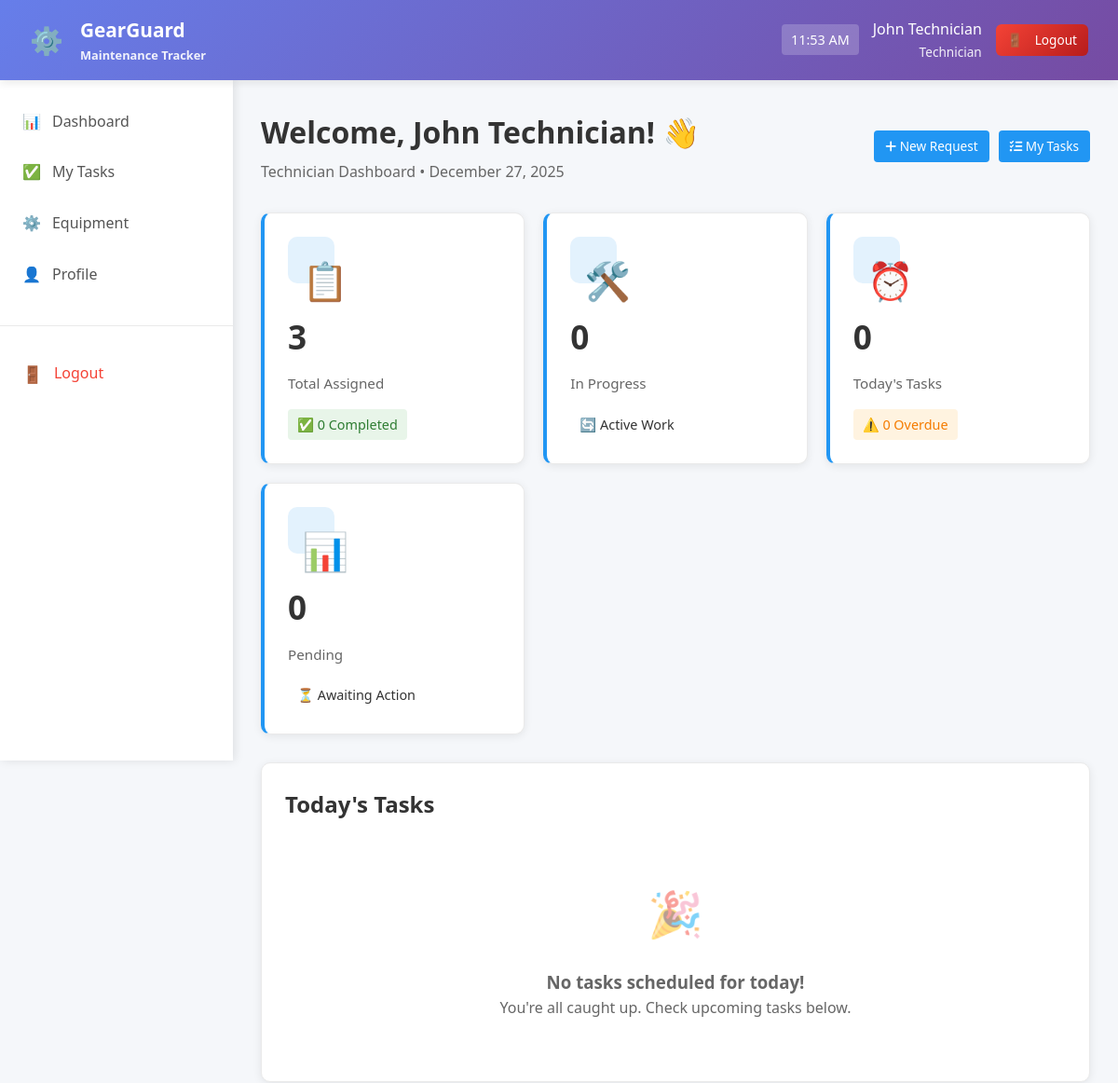
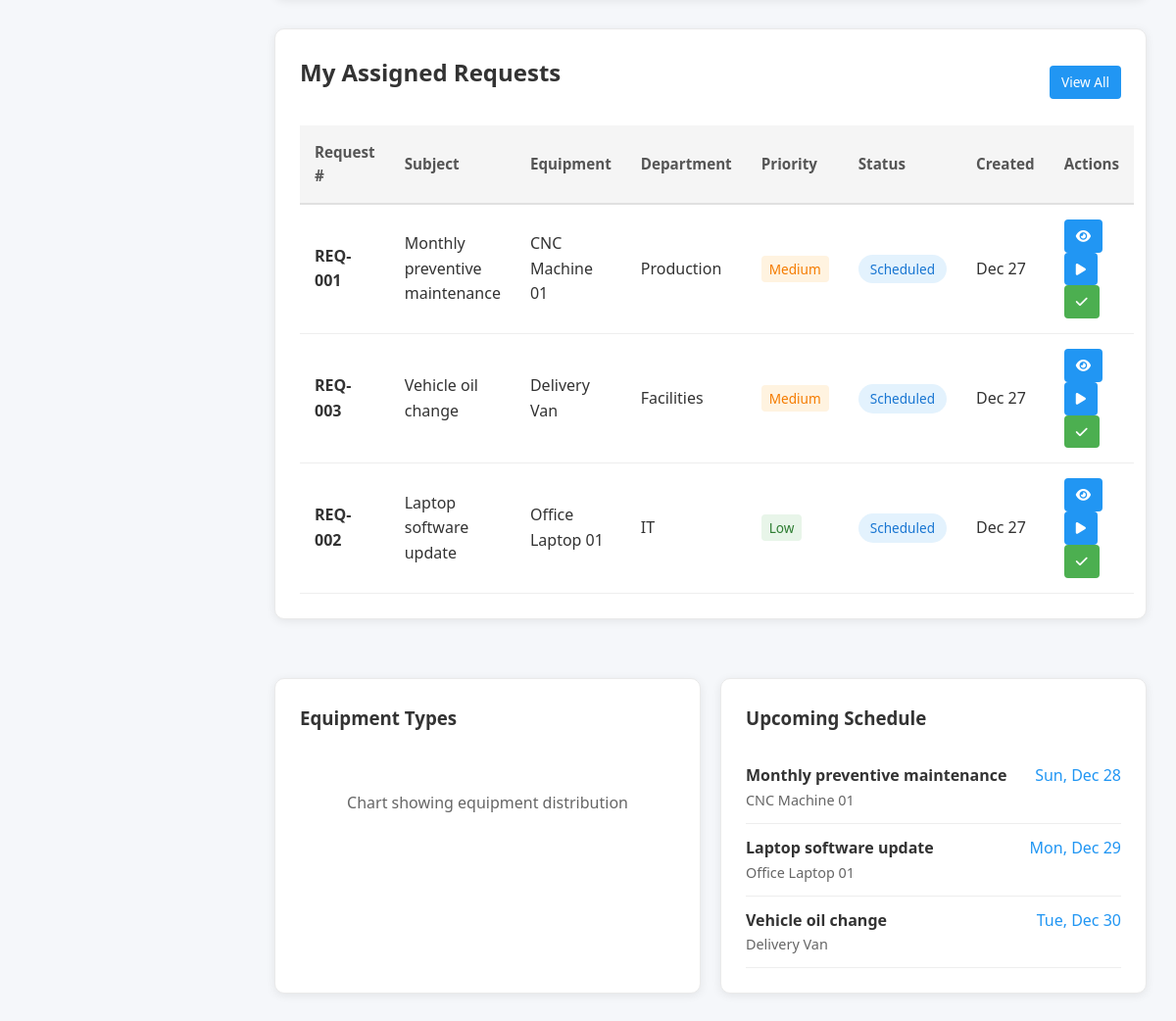
The app's page /technician/technician.php (signed in) with its own data (2 pictures, top to bottom).
### tables this page shows
CREATE TABLE `maintenance_requests` (
  `id` int(11) NOT NULL,
  `request_number` varchar(50) DEFAULT NULL,
  `subject` varchar(200) NOT NULL,
  `description` text DEFAULT NULL,
  `equipment_id` int(11) NOT NULL,
  `type` varchar(20) DEFAULT 'Corrective',
  `priority` varchar(20) DEFAULT 'Medium',
  `status` varchar(20) DEFAULT 'New',
  `scheduled_date` date DEFAULT NULL,
  `duration_hours` int(11) DEFAULT NULL,
  `estimated_cost` decimal(10,2) DEFAULT NULL,
  `actual_cost` decimal(10,2) DEFAULT NULL,
  `completion_date` date DEFAULT NULL,
  `assigned_to` int(11) DEFAULT NULL,
  `created_by` int(11) DEFAULT NULL,
  `created_at` timestamp NOT NULL DEFAULT current_timestamp(),
  `updated_at` timestamp NOT NULL DEFAULT current_timestamp() ON UPDATE current_timestamp()
);

CREATE TABLE `equipment` (
  `id` int(11) NOT NULL,
  `name` varchar(200) NOT NULL,
  `serial_number` varchar(100) DEFAULT NULL,
  `category_id` int(11) DEFAULT NULL,
  `department_id` int(11) DEFAULT NULL,
  `location` varchar(200) DEFAULT NULL,
  `status` varchar(20) DEFAULT 'active',
  `notes` text DEFAULT NULL,
  `created_at` timestamp NOT NULL DEFAULT current_timestamp(),
  `purchase_date` date DEFAULT NULL,
  `warranty_date` date DEFAULT NULL,
  `maintenance_team_id` int(11) DEFAULT NULL,
  `created_by` int(11) DEFAULT NULL
);

CREATE TABLE `departments` (
  `id` int(11) NOT NULL,
  `name` varchar(100) NOT NULL,
  `description` text DEFAULT NULL,
  `status` enum('active','inactive') DEFAULT 'active',
  `created_at` timestamp NOT NULL DEFAULT current_timestamp()
);

### technician/technician.php (the view, shortened to what this page needs)
<?php
require_once '../includes/db_connect.php';
$user_id = $_SESSION['user_id'];
$user_name = $_SESSION['full_name'];
$stats = [
    'total_assigned' => 0,
    'in_progress' => 0,
    'completed' => 0,
    'pending' => 0,
    'today_tasks' => 0,
    'overdue' => 0
];
$query = "SELECT
    COUNT(*) as total_assigned,
    SUM(CASE WHEN status = 'In Progress' THEN 1 ELSE 0 END) as in_progress,
    SUM(CASE WHEN status = 'Completed' THEN 1 ELSE 0 END) as completed,
    SUM(CASE WHEN status = 'New' THEN 1 ELSE 0 END) as pending,
    SUM(CASE WHEN DATE(scheduled_date) = CURDATE() THEN 1 ELSE 0 END) as today_tasks,
    SUM(CASE WHEN scheduled_date < CURDATE() AND status NOT IN ('Completed', 'Cancelled') THEN 1 ELSE 0 END) as overdue
    FROM maintenance_requests
    WHERE assigned_to = ?";
$stmt = mysqli_prepare($conn, $query);
mysqli_stmt_bind_param($stmt, 'i', $user_id);
mysqli_stmt_execute($stmt);
$result = mysqli_stmt_get_result($stmt);
if ($row = mysqli_fetch_assoc($result)) {
    $stats = $row;
}
$recent_requests = [];
$recent_query = "SELECT mr.*, e.name as equipment_name, e.location,
                        d.name as department_name
                 FROM maintenance_requests mr
                 LEFT JOIN equipment e ON mr.equipment_id = e.id
                 LEFT JOIN departments d ON e.department_id = d.id
                 WHERE mr.assigned_to = ?
                 ORDER BY mr.priority DESC, mr.created_at DESC
                 LIMIT 10";
$recent_stmt = mysqli_prepare($conn, $recent_query);
mysqli_stmt_bind_param($recent_stmt, 'i', $user_id);
mysqli_stmt_execute($recent_stmt);
$recent_result = mysqli_stmt_get_result($recent_stmt);
while ($row = mysqli_fetch_assoc($recent_result)) {
    $recent_requests[] = $row;
}
$today_tasks = [];
?>
<!DOCTYPE html>
<html lang="en">
<head>
    <link rel="stylesheet" href="../css/style.css">
    <link rel="stylesheet" href="https://cdnjs.cloudflare.com/ajax/libs/font-awesome/6.0.0/css/all.min.css">
</head>
<body>
    <?php include '../includes/header.php'; ?>
    <div class="container">
        <?php include '../includes/sidebartec.php'; ?>
        <main class="main-content">
            <div class="welcome-header">
                <div class="welcome-message">
                    <h1>Welcome, <?php echo htmlspecialchars($user_name); ?>! 👋</h1>
                    <p>Technician Dashboard • <?php echo date('F j, Y'); ?></p>
                </div>
                <div class="quick-actions">
                    <a href="create_request.php" class="action-btn">
                        <i class="fas fa-plus"></i> New Request
                    </a>
                    <a href="my_tasks.php" class="action-btn">
                        <i class="fas fa-tasks"></i> My Tasks
                    </a>
                </div>
            </div>
            <div class="dashboard-cards">
                <div class="card">
                    <div class="card-icon">
                        📋
                    </div>
                    <h3><?php echo $stats['total_assigned']; ?></h3>
                    <p>Total Assigned</p>
                    <div class="sub-stat success">
                        ✅ <?php echo $stats['completed']; ?> Completed
                    </div>
                </div>
                <div class="card">
                    <div class="card-icon">
                        🛠️
                    </div>
                    <h3><?php echo $stats['in_progress']; ?></h3>
                    <p>In Progress</p>
                    <div class="sub-stat">
                        🔄 Active Work
                    </div>
                </div>
                <div class="card">
                    <div class="card-icon">
                        ⏰
                    </div>
                    <h3><?php echo $stats['today_tasks']; ?></h3>
                    <p>Today's Tasks</p>
                    <div class="sub-stat warning">
                        ⚠️ <?php echo $stats['overdue']; ?> Overdue
                    </div>
                </div>
                <div class="card">
                    <div class="card-icon">
                        📊
                    </div>
                    <h3><?php echo $stats['pending']; ?></h3>
                    <p>Pending</p>
                    <div class="sub-stat">
                        ⏳ Awaiting Action
                    </div>
                </div>
            </div>
            <div class="table-container">
                <h2>Today's Tasks</h2>
                <?php if (!empty($today_tasks)): ?>
                    <table class="table">
                        <thead>
                            <tr>
                                <th>Request #</th>
                                <th>Subject</th>
                                <th>Equipment</th>
                                <th>Priority</th>
                                <th>Status</th>
                                <th>Scheduled</th>
                                <th>Actions</th>
                            </tr>
                        </thead>
                        <tbody>
                            <?php foreach ($today_tasks as $task):
                                $status_class = 'status-' . strtolower(str_replace(' ', '-', $task['status']));
                                $priority_class = 'priority-' . strtolower($task['priority']);
                                $row_class = '';
                                if (strtotime($task['scheduled_date']) < strtotime('today')) {
                                    $row_class = 'overdue-highlight';
                                }
                            ?>
                            <tr class="<?php echo $row_class; ?>">
                                <td>
                                    <strong><?php echo htmlspecialchars($task['request_number']); ?></strong>
                                </td>
                                <td><?php echo htmlspecialchars($task['subject']); ?></td>
                                <td><?php echo htmlspecialchars($task['equipment_name']); ?></td>
                                <td>
                                    <span class="priority-badge <?php echo $priority_class; ?>">
                                        <?php echo $task['priority']; ?>
                                    </span>
                                </td>
                                <td>
                                    <span class="status-badge <?php echo $status_class; ?>">
                                        <?php echo $task['status']; ?>
                                    </span>
                                </td>
                                <td><?php echo date('h:i A', strtotime($task['scheduled_date'])); ?></td>
                                <td>
                                    <a href="view_request.php?id=<?php echo $task['id']; ?>" class="action-btn">
                                        <i class="fas fa-eye"></i> View
                                    </a>
                                    <?php if ($task['status'] !== 'Completed'): ?>
                                        <a href="update_status.php?id=<?php echo $task['id']; ?>&status=In Progress" class="action-btn">
                                            <i class="fas fa-play"></i> Start
                                        </a>
                                    <?php endif; ?>
                                </td>
                            </tr>
                            <?php endforeach; ?>
                        </tbody>
                    </table>
                <?php else: ?>
                    <div class="empty-state">
                        <div class="empty-icon">🎉</div>
                        <h3>No tasks scheduled for today!</h3>
                        <p>You're all caught up. Check upcoming tasks below.</p>
                    </div>
                <?php endif; ?>
            </div>
            <div class="table-container">
                <div style="display: flex; justify-content: space-between; align-items: center; margin-bottom: 15px;">
                    <h2>My Assigned Requests</h2>
                    <a href="my_tasks.php" class="action-btn">View All</a>
                </div>
                <?php if (!empty($recent_requests)): ?>
                    <table class="table">
                        <thead>
                            <tr>
                                <th>Request #</th>
                                <th>Subject</th>
                                <th>Equipment</th>
                                <th>Department</th>
                                <th>Priority</th>
                                <th>Status</th>
                                <th>Created</th>
                                <th>Actions</th>
                            </tr>
                        </thead>
                        <tbody>
                            <?php foreach ($recent_requests as $request):
                                $status_class = 'status-' . strtolower(str_replace(' ', '-', $request['status']));
                                $priority_class = 'priority-' . strtolower($request['priority']);
                                $row_class = '';
                            ?>
                            <tr class="<?php echo $row_class; ?>">
                                <td>
                                    <strong><?php echo htmlspecialchars($request['request_number']); ?></strong>
                                </td>
                                <td><?php echo htmlspecialchars($request['subject']); ?></td>
                                <td><?php echo htmlspecialchars($request['equipment_name']); ?></td>
                                <td><?php echo htmlspecialchars($request['department_name'] ?? 'N/A'); ?></td>
                                <td>
                                    <span class="priority-badge <?php echo $priority_class; ?>">
                                        <?php echo $request['priority']; ?>
                                    </span>
                                </td>
                                <td>
                                    <span class="status-badge <?php echo $status_class; ?>">
                                        <?php echo $request['status']; ?>
                                    </span>
                                </td>
                                <td><?php echo date('M d', strtotime($request['created_at'])); ?></td>
                                <td>
                                    <a href="view_request.php?id=<?php echo $request['id']; ?>" class="action-btn" style="margin-right: 5px;">
                                        <i class="fas fa-eye"></i>
                                    </a>
                                    <?php if ($request['status'] !== 'Completed'): ?>
                                        <a href="update_status.php?id=<?php echo $request['id']; ?>&status=In Progress" class="action-btn" style="margin-right: 5px;">
                                            <i class="fas fa-play"></i>
                                        </a>
                                        <a href="update_status.php?id=<?php echo $request['id']; ?>&status=Completed" class="action-btn complete">
                                            <i class="fas fa-check"></i>
                                        </a>
                                    <?php endif; ?>
                                </td>
                            </tr>
                            <?php endforeach; ?>
                        </tbody>
                    </table>
                <?php endif; ?>
            </div>
            <div style="display: grid; grid-template-columns: repeat(auto-fit, minmax(300px, 1fr)); gap: 20px;">
                <div class="table-container">
                    <h3>Equipment Types</h3>
                    <div id="equipmentChart" style="height: 200px; margin-top: 20px;">
                        <p style="color: #666; text-align: center; padding: 40px 0;">
                            Chart showing equipment distribution
                        </p>
                    </div>
                </div>
                <div class="table-container">
                    <h3>Upcoming Schedule</h3>
                    <div style="margin-top: 20px;">
                        <?php
                        require_once '../includes/db_connect.php';
                        $upcoming_query = "SELECT mr.subject, e.name as equipment_name, mr.scheduled_date
                                          FROM maintenance_requests mr
                                          LEFT JOIN equipment e ON mr.equipment_id = e.id
                                          WHERE mr.assigned_to = ?
                                          AND mr.scheduled_date BETWEEN CURDATE() AND DATE_ADD(CURDATE(), INTERVAL 7 DAY)
                                          AND mr.status NOT IN ('Completed', 'Cancelled')
                                          ORDER BY mr.scheduled_date
                                          LIMIT 5";
                        $upcoming_stmt = mysqli_prepare($conn, $upcoming_query);
                        mysqli_stmt_bind_param($upcoming_stmt, 'i', $user_id);
                        mysqli_stmt_execute($upcoming_stmt);
                        $upcoming_result = mysqli_stmt_get_result($upcoming_stmt);
                        if (mysqli_num_rows($upcoming_result) > 0): ?>
                            <ul style="list-style: none; padding: 0;">
                                <?php while ($upcoming = mysqli_fetch_assoc($upcoming_result)): ?>
                                <li style="padding: 12px 0; border-bottom: 1px solid #eee; display: flex; justify-content: space-between;">
                                    <div>
                                        <strong><?php echo htmlspecialchars($upcoming['subject']); ?></strong>
                                        <div style="color: #666; font-size: 0.9rem;"><?php echo htmlspecialchars($upcoming['equipment_name']); ?></div>
                                    </div>
                                    <div style="color: #2196F3; font-weight: 500;">
                                        <?php echo date('D, M j', strtotime($upcoming['scheduled_date'])); ?>
                                    </div>
                                </li>
                                <?php endwhile; ?>
                            </ul>
                        <?php else: ?>
                            <p style="color: #666; text-align: center; padding: 20px 0;">
                                No upcoming tasks for the next week.
                            </p>
                        <?php endif;
                        ?>
                    </div>
                </div>
            </div>
        </main>
    </div>
</body>
</html>

### records on screen
maintenance_requests: request_number "REQ-001", subject "Monthly preventive maintenance", equipment.name "CNC Machine 01", departments.name "Production", priority "Medium", status "Scheduled", created_at "Dec 27", scheduled_date "Sun, Dec 28"
maintenance_requests: request_number "REQ-003", subject "Vehicle oil change", equipment.name "Delivery Van", departments.name "Facilities", priority "Medium", status "Scheduled", created_at "Dec 27", scheduled_date "Tue, Dec 30"
maintenance_requests: request_number "REQ-002", subject "Laptop software update", equipment.name "Office Laptop 01", departments.name "IT", priority "Low", status "Scheduled", created_at "Dec 27", scheduled_date "Mon, Dec 29"

### other values on screen
$_SESSION['full_name'] "John Technician"
$_SESSION['role'] "Technician"
$user_name "John Technician"
$stats['total_assigned'] "3"
$stats['completed'] "0"
$stats['in_progress'] "0"
$stats['today_tasks'] "0"
$stats['overdue'] "0"
$stats['pending'] "0"
